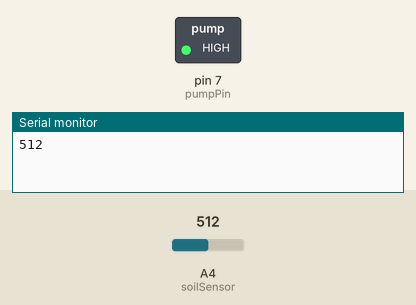
This sketch was run on a simulated Arduino Uno, built with avr-gcc and run on an emulated ATmega328P. Shown: switched loads named in the sketch (green lamp = pin HIGH), the last lines printed to the serial monitor. Inputs (shaded band) come from the test bench; at power-on: A4 (soilSensor) = 512.

Above: at 6.2 s.
6.3 s: A4 (soilSensor) set to 306
14.5 s: A4 (soilSensor) set to 443
24.5 s: A4 (soilSensor) set to 465
At 33.9 s:
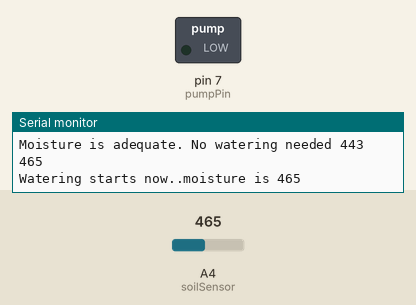
37.5 s: A4 (soilSensor) set to 122
Timing chart, 0 to 45.5 s (numbered marks = the images above; inputs shaded):
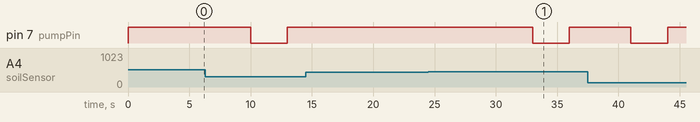

Measured:
- after the input at 24.5 s, pin 7 (pumpPin): HIGH → LOW after 8.5 s, → HIGH 3.0 s later

The sketch:

plant_watering.ino
```cpp
// if the soil is dryer than this number, then start watering
const int dry = 450;

const int pumpPin = 7;
const int soilSensor = A4;

void setup() {
  pinMode(pumpPin, OUTPUT);
  pinMode(soilSensor, INPUT);
  Serial.begin(9600);
  digitalWrite(pumpPin, HIGH);
  delay(5000);
}

void loop() {
  // read current moisture
  int moisture = analogRead(soilSensor);
  Serial.println(moisture);
  delay(5000);

  if (moisture >= dry) {
    // the soil is too dry, water!
    Serial.println("Watering starts now..moisture is " + String(moisture));
    digitalWrite(pumpPin, LOW);

    // keep watering for 3 sec
    delay(3000);

    // turn off water
    digitalWrite(pumpPin, HIGH);
    Serial.println("Done watering.");
  } else {
    digitalWrite(pumpPin, HIGH);
    Serial.println("Moisture is adequate. No watering needed " + String(moisture));
  }
}
```
